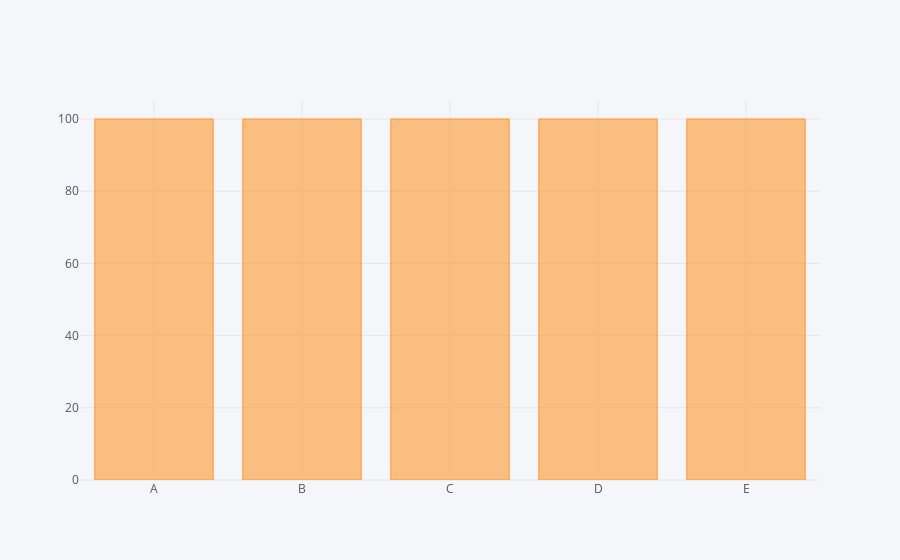

Here is the notebook cell this chart was saved with:
### Code cell
df.count().iplot(kind = 'bar')

### Figure 1 — Plotly figure (JSON) as saved in the notebook; plotly's stock layout.template omitted (floating-point values rounded to 4 significant figures)
{"data": [{"marker": {"color": "rgba(255, 153, 51, 0.6)", "line": {"color": "rgba(255, 153, 51, 1.0)", "width": 1}}, "name": "None", "orientation": "v", "text": "", "type": "bar", "x": ["A", "B", "C", "D", "E"], "y": [100, 100, 100, 100, 100]}], "layout": {"legend": {"bgcolor": "#F5F6F9", "font": {"color": "#4D5663"}}, "paper_bgcolor": "#F5F6F9", "plot_bgcolor": "#F5F6F9", "titlefont": {"color": "#4D5663"}, "xaxis1": {"gridcolor": "#E1E5ED", "showgrid": true, "tickfont": {"color": "#4D5663"}, "title": "", "titlefont": {"color": "#4D5663"}, "zerolinecolor": "#E1E5ED"}, "yaxis1": {"gridcolor": "#E1E5ED", "showgrid": true, "tickfont": {"color": "#4D5663"}, "title": "", "titlefont": {"color": "#4D5663"}, "zerolinecolor": "#E1E5ED"}}}
